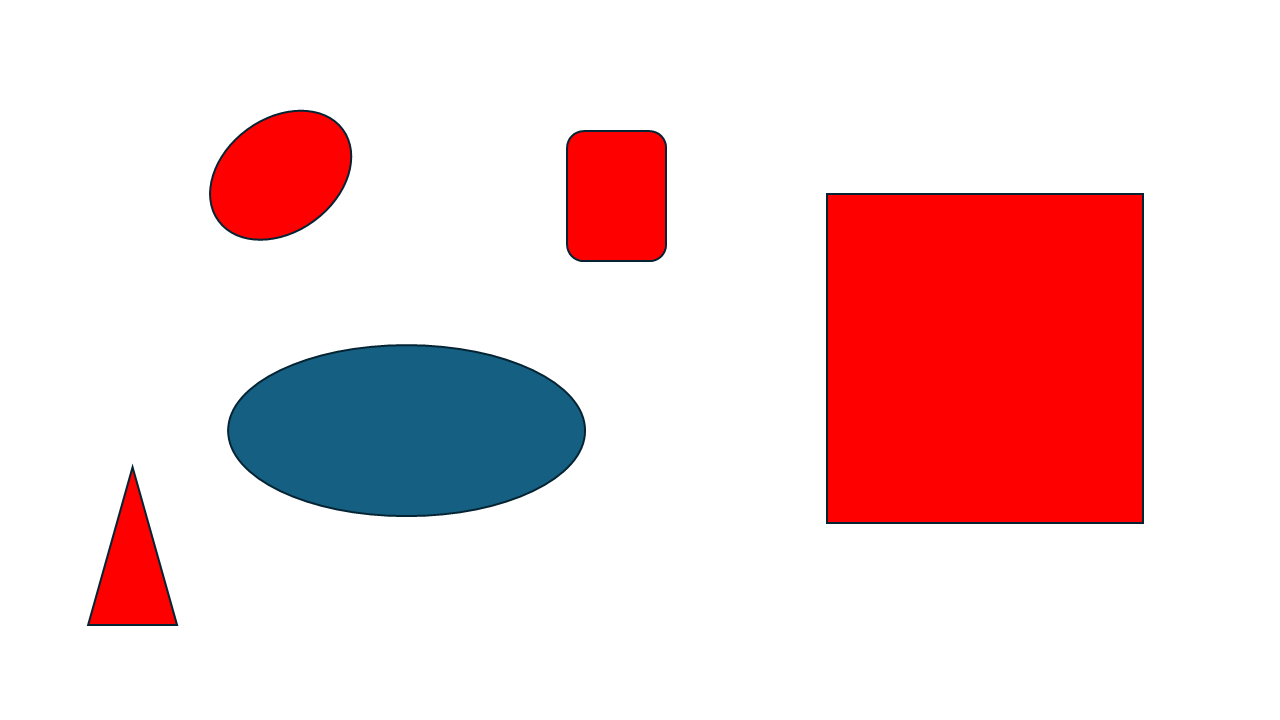
#> input picture Ellipses.png, 1280 x 720 px, given in place of the camera
$ python test.py
#> lines starting #> are read from the running program, lines starting #| are printed output that depends on the picture; after the words box and inside, x2 and y2 are one past the last pixel; in counts of white or black regions, pixels touching at a corner belong together; long printed decimals are rounded
#> further down, frame is the input picture: shape (720, 1280, 3); mean B, G, R 209.8, 208, 241.2
### Image_Processing.py
import cv2
import numpy as np
import math

'''finds all the ellipses in an image'''
def find_largest_ellipse(frame):
    #Isolating the color red
    frame = cv2.cvtColor(frame, cv2.COLOR_BGR2HSV)
#> frame: shape (720, 1280, 3); mean H, S, V 6, 49.8, 247.1
    mask1 = cv2.inRange(frame, (0,50,20), (5,255,255))
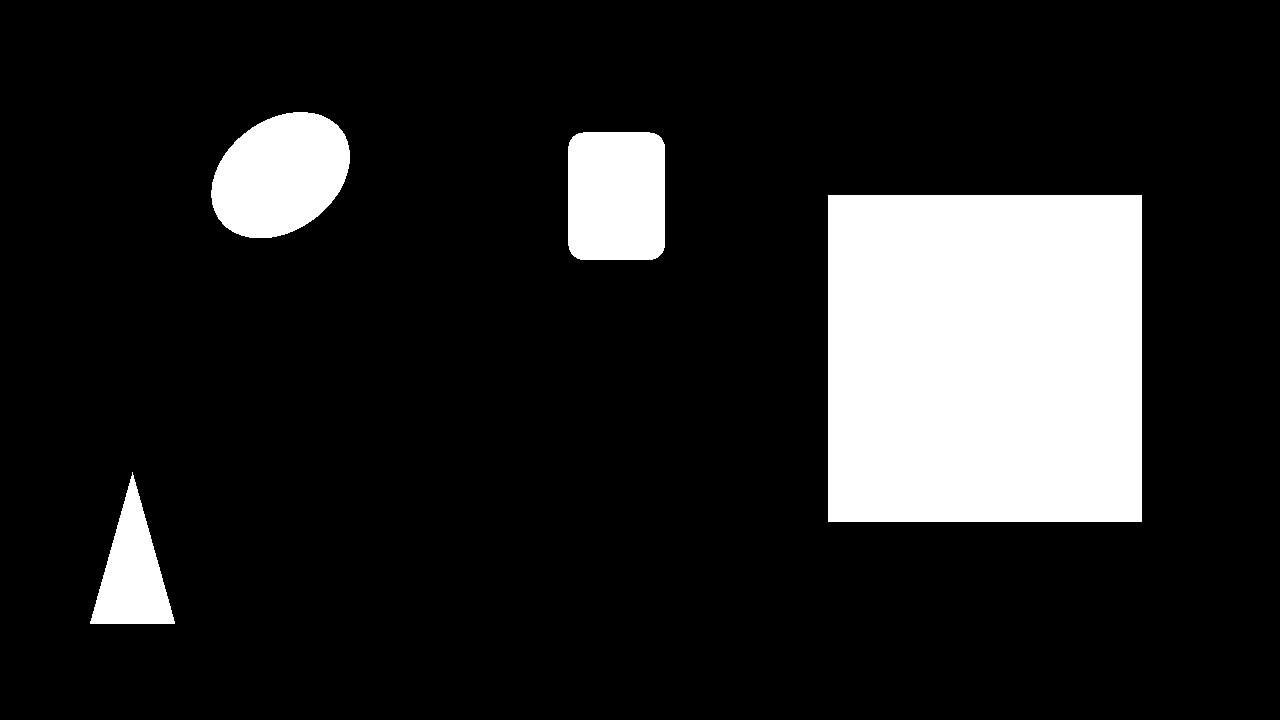
#> mask1: shape (720, 1280); 14.6% white; 4 white regions, box (x1, y1, x2, y2) and area: (828, 195, 1142, 522) 102678, (211, 112, 350, 238) 13161, (568, 132, 665, 260) 12181, (90, 472, 175, 624) 6520
    mask2 = cv2.inRange(frame, (175,50,20), (180,255,255))
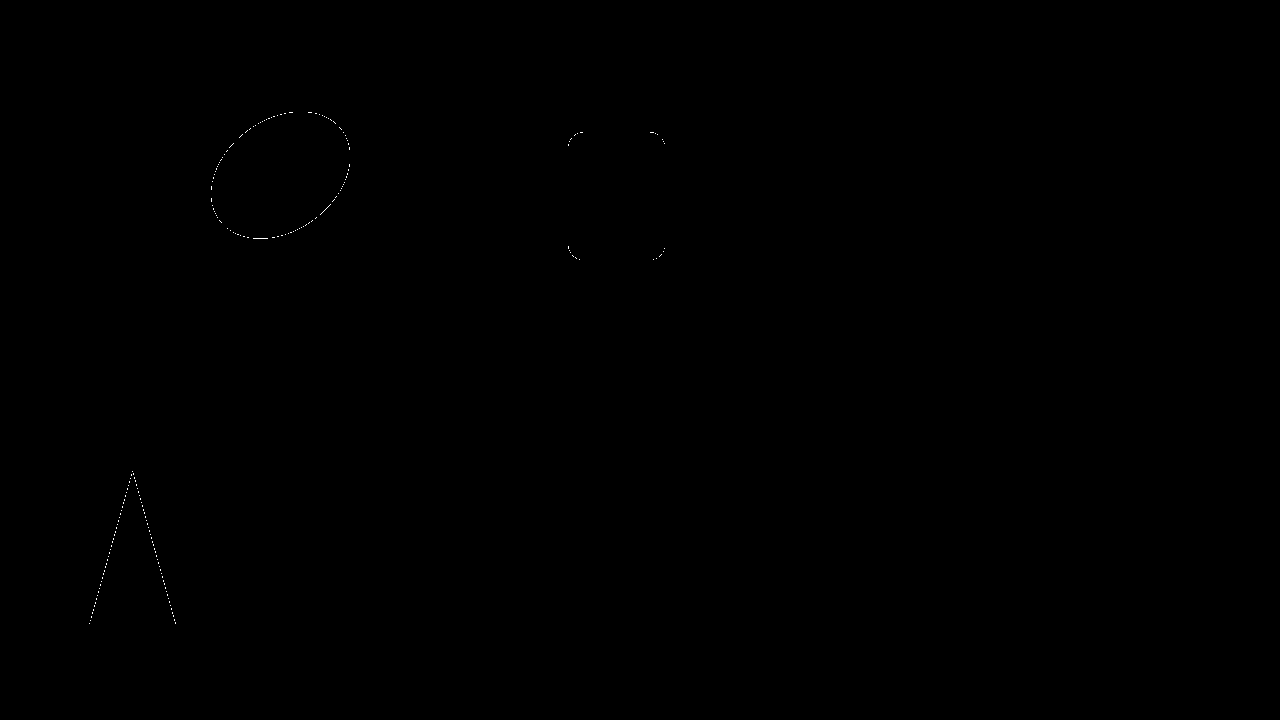
#> mask2: shape (720, 1280); 0.04% white in thin lines or dots, all inside (x1, y1, x2, y2) = (89, 112, 665, 624)
    mask = cv2.bitwise_or(mask1, mask2)
#> mask: shape (720, 1280); 14.6% white; 4 white regions

    #finding ellipses
    contours, _ = cv2.findContours(mask, cv2.RETR_TREE, cv2.CHAIN_APPROX_SIMPLE)
#> contours = 4 contours; box (x1, y1, x2, y2) and area: (828, 195, 1142, 522) 102038, (211, 112, 350, 239) 13154, (568, 132, 665, 260) 12011, (89, 471, 176, 624) 6472
    ellipses = [None]*len(contours)
#> ellipses = 4 items
    contour_areas = [None]*len(contours)
#> contour_areas = 4 items
    count1 = 0
    for c in contours:
        if len(c) > 5:
            ellipses[count1] = cv2.fitEllipse(c)
            contour_areas[count1] = cv2.contourArea(c)
            count1 = count1 + 1
#> this loop made 4 passes
#> c on pass 2: [[828, 195], [828, 521], [1141, 521], [1141, 195]]
#> after the loop, count1 = 3

    biggest_real_ellipse = None
    biggest_index = 0
    for i, x in enumerate(ellipses):
        if x is not None and contour_areas[i] != 0:
            area = np.pi*max(x[1])*min(x[1])/4 #calculate area of the ellipse from the major and minor axes
            if area/contour_areas[i] > 0.9 and area/contour_areas[i] < 1.1: #threshholds chosen arbitrary TODO: fine tune
                if biggest_real_ellipse is None:
                    biggest_real_ellipse = x
                    biggest_index = i
                else:
                    if contour_areas[i] > contour_areas[biggest_index]:
                        biggest_real_ellipse = x
                        biggest_index = i
#> this loop made 4 passes
#> (area, biggest_real_ellipse, biggest_index) on passes 1, 3: (6830.1, ((132.1, 471.3), (56.63, 153.6), 0), 0), (13165, ((280.2, 174.7), (110.6, 151.6), 53.7), 2)
#> (x, area) on pass 2: (((616.1, 195.8), (132.2, 154.8), 0.227), 16081.3)
#> after the loop, biggest_index = 2

    return biggest_real_ellipse

'''returns a tuple of the angle of incidence and the angle at which the ellipse is slanted.'''
def get_target_data(target):
#> called with target = ((280.2, 174.7), (110.6, 151.6), 53.7)
    if target is None:
        # print("no target visible")
        return
    theta = math.acos(np.min(target[1])/np.max(target[1])) # angle of incidence, measured from the normal. radians
#> theta = 0.753
    angle_of_ellipse = math.radians(target[2]) # radians
#> angle_of_ellipse = 0.937
    #focal_length = 0.00474 #meters TODO: is this correct?
    #corrected_diameter =
    #distance = math.cos(theta)
    return (theta, angle_of_ellipse)

# [19 lines of commented-out code are left out]

# [22 lines that do not run on import are left out]

### test.py
import cv2
from Image_Processing import *

cap = cv2.VideoCapture("/dev/video17", cv2.CAP_V4L2)

if not cap.isOpened():
    print("Failed to open video capture")
    exit()

while True:
    ret, frame = cap.read()
    if not ret or frame is None:
        print("Failed to read frame")
        break

    # If you're debugging, show the frame:
    # cv2.imshow("preview", frame)

    try:
        data = get_target_data(find_largest_ellipse(frame))
#> data = (0.753, 0.937)
        if data is not None:
            print(data)
#| (0.7532, 0.9373)
    except Exception as e:
        print(f"Processing error: {e}")

    key = cv2.waitKey(20)
#> (key Esc is pressed here)
    if key == 27:  # ESC to quit
        break

cap.release()
cv2.destroyAllWindows()

$ run again, on colorful_circles.png
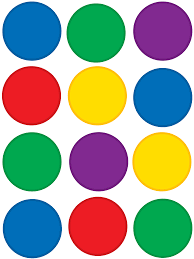
#> input picture colorful_circles.png, 194 x 259 px, given in place of the camera
#> frame is the input picture: shape (259, 194, 3); mean B, G, R 149.3, 163.1, 154.9
#> frame: shape (259, 194, 3); mean H, S, V 68.1, 155.7, 213.2
#> in find_largest_ellipse, `mask1 = cv2.inRange(frame, (0,50,20), (5,255,255))`:
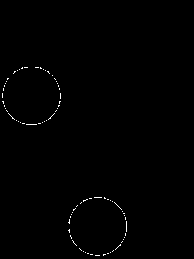
#> mask1: shape (259, 194); 0.47% white in thin lines or dots, all inside (x1, y1, x2, y2) = (2, 67, 127, 256)
#> mask2: shape (259, 194); 10.6% white; 4 white regions (2 under 20 px), largest, box (x1, y1, x2, y2) and area: (2, 66, 61, 125) 2659, (68, 197, 127, 256) 2647
#> in find_largest_ellipse, `mask = cv2.bitwise_or(mask1, mask2)`:
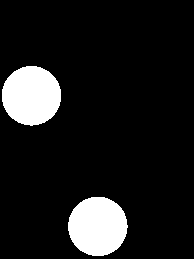
#> mask: shape (259, 194); 11% white; 2 white regions
#> contours = 2 contours; box (x1, y1, x2, y2) and area: (2, 66, 61, 126) 2692, (68, 197, 128, 256) 2687
#> in find_largest_ellipse, `ellipses = [None]*len(contours)`: ellipses = 2 items
#> the loop in find_largest_ellipse, `for c in contours:` made 2 passes
#> count1 on passes 1 to 2: 1, 2
#> after the loop in find_largest_ellipse, `for c in contours:`: contour_areas = [2687, 2692]; count1 = 2; ellipses = [((97.33, 225.9), (58.46, 58.58), 166.2), ((31, 95.27), (58.56, 58.63), 90)]
#> the loop in find_largest_ellipse, `for i, x in enumerate(ellipses):` made 2 passes
#> (area, biggest_real_ellipse, biggest_index) on passes 1 to 2: (2689.8, ((97.33, 225.9), (58.46, 58.58), 166.2), 0), (2696.7, ((31, 95.27), (58.56, 58.63), 90), 1)
#> after the loop in find_largest_ellipse, `for i, x in enumerate(ellipses):`: biggest_index = 1
#> theta = 0.0509
#> angle_of_ellipse = 1.57
#> data = (0.0509, 1.57)
#| (0.05086, 1.571)
